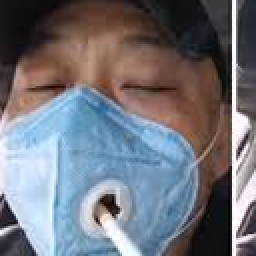
#> input picture Face_Mask_Detection/Dataset/With-Mask/70.png, 128 x 128 px (shown 2 times larger)
$ jupyter execute --allow-errors a.ipynb
#> lines starting #> are read from the running program, lines starting #| are printed output that depends on the picture
#> further down, img is the input picture: shape (128, 128, 3); mean B, G, R 123.7, 115.5, 113.9
#> `img = cv2.resize(img, (50, 50))`:
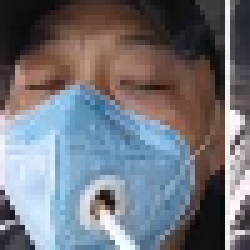
#> img: shape (50, 50, 3) (shown 5 times larger); mean B, G, R 124.4, 116.2, 114.7
#> `img = cv2.cvtColor(img, cv2.COLOR_BGR2GRAY)`:
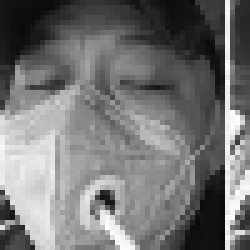
#> img: shape (50, 50) (shown 5 times larger); min 9, max 253, mean 116.7
#> `img = img.flatten()`: img = 2500 values, max 253 at index 2271, min 9 at index 2239, mean 116.7
[cell 1]
import cv2
import os
import numpy as np
from sklearn.svm import SVC
from sklearn.metrics import accuracy_score
from sklearn.model_selection import train_test_split
import joblib


data = []
labels = []

path = "Dataset"

classes = ["With-Mask", "Without-Mask"]

#> (the rest of this cell did not finish here and is left out)

[cell 2]
import cv2
import numpy as np
import joblib

model = joblib.load("mask_model.pkl")
#> (reads Face_Mask_Detection/mask_model.pkl from the repository)

face_cascade = cv2.CascadeClassifier(
    cv2.data.haarcascades + "haarcascade_frontalface_default.xml"
)

cap = cv2.VideoCapture(0)

while True:
    ret, frame = cap.read()
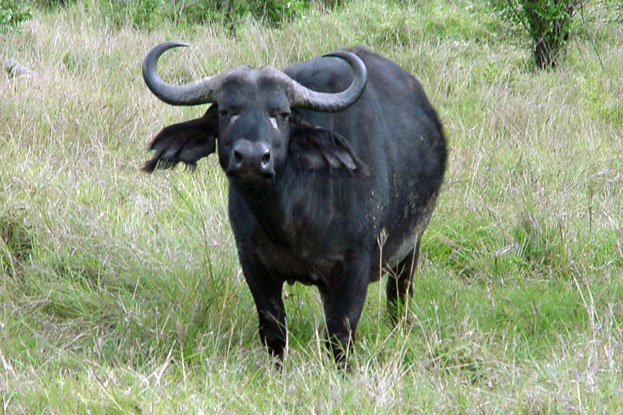
#> input picture Animal_Classifier/dataset/b_train/Buffalo_Download_1.jpg, 623 x 415 px, given in place of the camera
#> frame is the input picture: shape (415, 623, 3); mean B, G, R 123.5, 152.4, 141.4

    gray = cv2.cvtColor(frame, cv2.COLOR_BGR2GRAY)
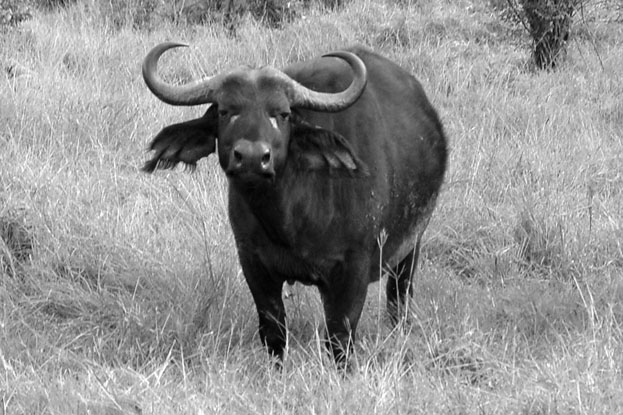
#> gray: shape (415, 623); min 0, max 255, mean 145.9

    faces = face_cascade.detectMultiScale(gray, 1.3, 5)
#> faces = ()

    for (x, y, w, h) in faces:
        face = frame[y:y+h, x:x+w]
        face = cv2.resize(face, (50, 50))
        face = cv2.cvtColor(face, cv2.COLOR_BGR2GRAY)
        face = face.flatten().reshape(1, -1)


        pred = model.predict(face)[0]
        label = "With Mask" if pred == 0 else "No Mask"
        color = (0, 255, 0) if pred == 0 else (0, 0, 255)

        cv2.rectangle(frame, (x, y), (x+w, y+h), color, 2)
        cv2.putText(frame, label, (x, y - 10),
                    cv2.FONT_HERSHEY_SIMPLEX, 0.7, color, 2)
#> this loop made 0 passes


    cv2.imshow("Mask Detector" , frame)
    if cv2.waitKey(1) & 0xFF == ord('q'):
#> (key q is pressed here)
        break


cap.release()
cv2.destroyAllWindows()
